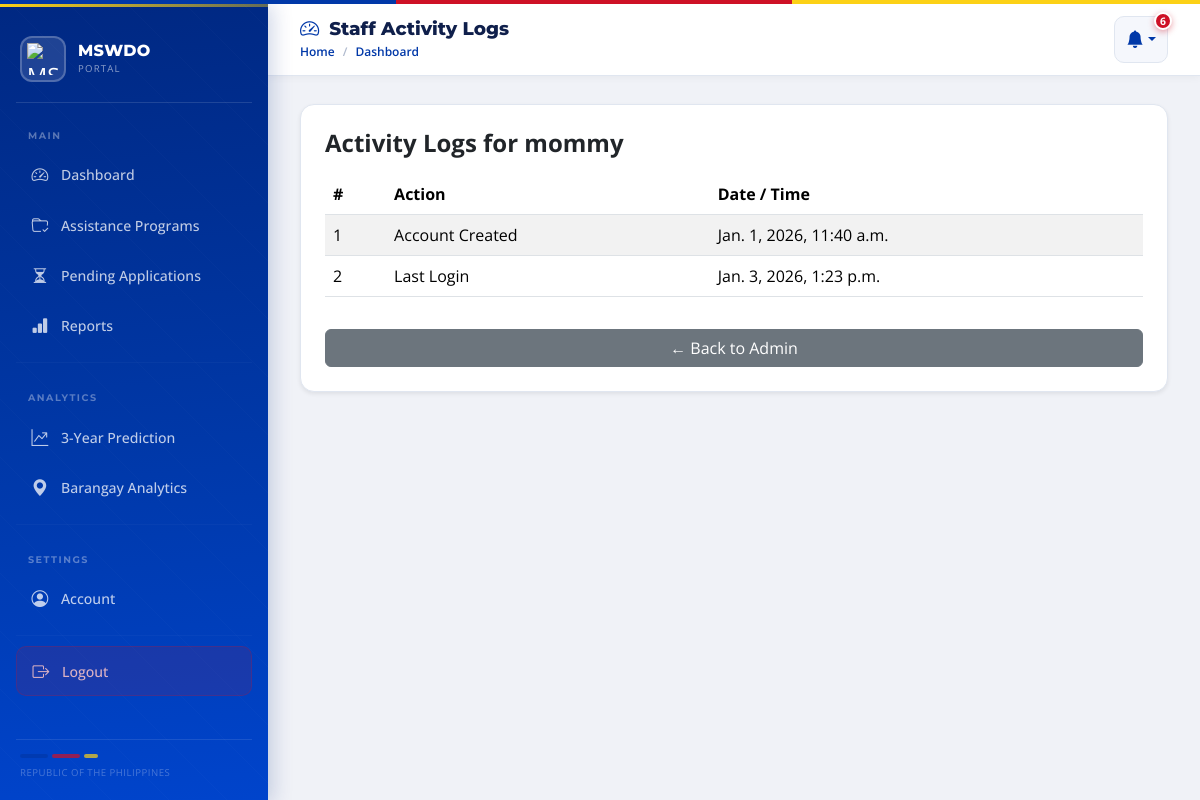
/staff/4/activity_logs/ (signed in), run on the app's committed database.
### core/models.py (models this page shows)
class User(AbstractUser):
    ROLES = (
        ('admin', 'Admin'),
        ('staff', 'Staff'),
    )
    role = models.CharField(max_length=20, choices=ROLES, default='staff')
    is_verified = models.BooleanField(default=False)
    last_login_time = models.DateTimeField(null=True, blank=True)

### core/views.py (the view)
# urls.py: path('staff/<int:staff_id>/activity_logs/', views.staff_activity_logs, name='staff_activity_logs'),
def staff_activity_logs(request, staff_id):
    staff = get_object_or_404(User, id=staff_id)
    activity_logs = [
        {"action": "Account Created", "date": staff.date_joined},
        {"action": "Last Login", "date": staff.last_login or "Never"},
    ]
    return render(request, 'staff_activity_logs.html', {'staff': staff, 'activity_logs': activity_logs})

### core/context_processors.py (called while the page is built)
def notifications_processor(request):
    if request.user.is_authenticated:
        user_role = getattr(request.user, "role", None)
        if user_role in ["staff", "admin"] or request.user.is_superuser:
            notifications_all = Notification.objects.filter(
                recipient=request.user
            ).order_by('-created_at')
            unread_notifications_count = notifications_all.filter(is_read=False).count()
            notifications = notifications_all[:10]
        else:
            notifications = []
            unread_notifications_count = 0
    else:
        notifications = []
        unread_notifications_count = 0
    return {
        'notifications': notifications,
        'unread_notifications_count': unread_notifications_count,
    }

### core/templates/staff_activity_logs.html
{% extends "base.html" %}
{% block page_title %}Staff Activity Logs{% endblock %}
{% block content %}
<div class="card shadow-sm p-4">
  <h4 class="fw-bold mb-3">Activity Logs for {{ staff.get_full_name|default:staff.username }}</h4>
  <table class="table table-striped">
    <thead>
      <tr>
        <th>#</th>
        <th>Action</th>
        <th>Date / Time</th>
      </tr>
    </thead>
    <tbody>
      {% for log in activity_logs %}
      <tr>
        <td>{{ forloop.counter }}</td>
        <td>{{ log.action }}</td>
        <td>{{ log.date }}</td>
      </tr>
      {% empty %}
      <tr>
        <td colspan="3">No activity recorded.</td>
      </tr>
      {% endfor %}
    </tbody>
  </table>
  <a href="{% url 'admin_account' %}" class="btn btn-secondary mt-3">← Back to Admin</a>
</div>
{% endblock %}

### core/templates/base.html (style rules this page uses)
* { margin: 0; padding: 0; box-sizing: border-box; }
:root { --blue: #0038A8; --blue-dark: #002882; --blue-mid: #0044cc; --blue-light: rgba(0, 56, 168, 0.08); --blue-lighter: rgba(0, 56, 168, 0.04); --red: #CE1126; --red-dark: #a50d1e; --red-light: rgba(206, 17, 38, 0.08); --yellow: #FCD116; --yellow-light: rgba(252, 209, 22, 0.12); --sidebar-width: 268px; --header-height: 72px; --text-primary: #0f1f4b; --text-secondary: #5a6a8a; --border: #e0e6f0; --bg: #f0f2f7; --white: #ffffff; }
body { font-family: 'Open Sans', sans-serif; background: var(--bg); color: var(--text-primary); display: flex; overflow-x: hidden; }
.card { border-radius: 14px; border: 1px solid var(--border); box-shadow: 0 2px 10px rgba(0,40,130,0.05); transition: all 0.25s ease; overflow: hidden; background: white; }
.content-wrapper > * { animation: fadeIn 0.35s ease-out; }

### data on the page
User: get_full_name "mommy", date "Jan. 1, 2026, 11:40 a.m." "Jan. 3, 2026, 1:23 p.m."

### other printed values
{{ unread_notifications_count }} "6"
{{ log.action }} "Account Created" "Last Login"
